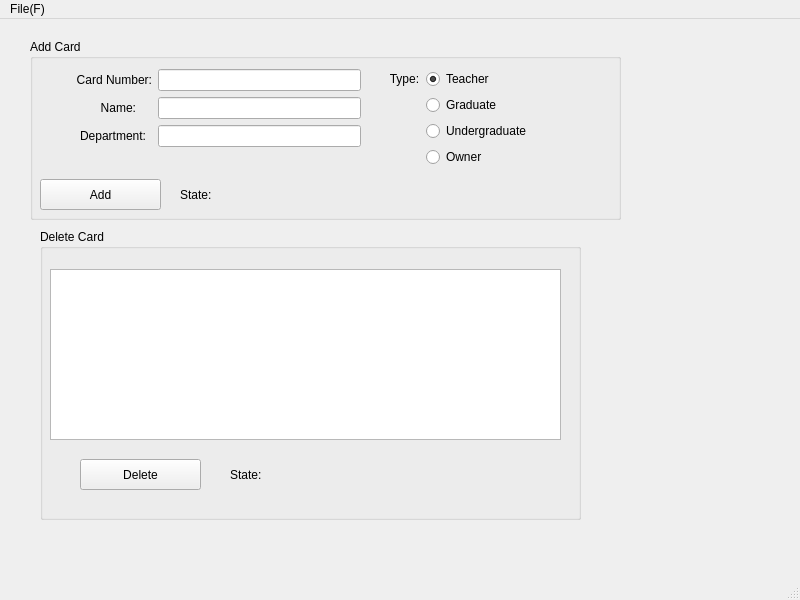
<?xml version="1.0" encoding="UTF-8"?>
<ui version="4.0">
 <class>cardmanage</class>
 <widget class="QMainWindow" name="cardmanage">
  <property name="geometry">
   <rect>
    <x>0</x>
    <y>0</y>
    <width>800</width>
    <height>600</height>
   </rect>
  </property>
  <property name="windowTitle">
   <string>MainWindow</string>
  </property>
  <widget class="QWidget" name="centralwidget">
   <widget class="QGroupBox" name="groupBox_2">
    <property name="geometry">
     <rect>
      <x>30</x>
      <y>20</y>
      <width>591</width>
      <height>181</height>
     </rect>
    </property>
    <property name="title">
     <string>Add Card</string>
    </property>
    <widget class="QWidget" name="formLayoutWidget">
     <property name="geometry">
      <rect>
       <x>10</x>
       <y>30</y>
       <width>321</width>
       <height>101</height>
      </rect>
     </property>
     <layout class="QFormLayout" name="formLayout">
      <property name="fieldGrowthPolicy">
       <enum>QFormLayout::AllNonFixedFieldsGrow</enum>
      </property>
      <item row="1" column="1">
       <widget class="QLineEdit" name="editAname"/>
      </item>
      <item row="2" column="1">
       <widget class="QLineEdit" name="editDept"/>
      </item>
      <item row="0" column="1">
       <widget class="QLineEdit" name="editCno"/>
      </item>
      <item row="1" column="0">
       <widget class="QLabel" name="label_2">
        <property name="text">
         <string>                  Name:</string>
        </property>
        <property name="alignment">
         <set>Qt::AlignRight|Qt::AlignTrailing|Qt::AlignVCenter</set>
        </property>
       </widget>
      </item>
      <item row="2" column="0">
       <widget class="QLabel" name="label_3">
        <property name="text">
         <string>            Department:</string>
        </property>
        <property name="alignment">
         <set>Qt::AlignRight|Qt::AlignTrailing|Qt::AlignVCenter</set>
        </property>
       </widget>
      </item>
      <item row="0" column="0">
       <widget class="QLabel" name="label">
        <property name="text">
         <string>           Card Number:</string>
        </property>
        <property name="alignment">
         <set>Qt::AlignRight|Qt::AlignTrailing|Qt::AlignVCenter</set>
        </property>
       </widget>
      </item>
     </layout>
    </widget>
    <widget class="QPushButton" name="addBtn">
     <property name="geometry">
      <rect>
       <x>10</x>
       <y>140</y>
       <width>121</width>
       <height>31</height>
      </rect>
     </property>
     <property name="text">
      <string>Add</string>
     </property>
    </widget>
    <widget class="QLabel" name="stateLbl">
     <property name="geometry">
      <rect>
       <x>150</x>
       <y>140</y>
       <width>301</width>
       <height>31</height>
      </rect>
     </property>
     <property name="text">
      <string>State:</string>
     </property>
    </widget>
    <zorder>formLayoutWidget</zorder>
    <zorder>addBtn</zorder>
    <zorder>stateLbl</zorder>
    <zorder>editCno</zorder>
    <zorder>editAname</zorder>
   </widget>
   <widget class="QGroupBox" name="groupBox">
    <property name="geometry">
     <rect>
      <x>40</x>
      <y>210</y>
      <width>541</width>
      <height>291</height>
     </rect>
    </property>
    <property name="title">
     <string>Delete Card</string>
    </property>
    <widget class="QTableView" name="tableView">
     <property name="geometry">
      <rect>
       <x>10</x>
       <y>40</y>
       <width>511</width>
       <height>171</height>
      </rect>
     </property>
    </widget>
    <widget class="QPushButton" name="delBtn">
     <property name="geometry">
      <rect>
       <x>40</x>
       <y>230</y>
       <width>121</width>
       <height>31</height>
      </rect>
     </property>
     <property name="text">
      <string>Delete</string>
     </property>
    </widget>
    <widget class="QLabel" name="delMessage">
     <property name="geometry">
      <rect>
       <x>190</x>
       <y>230</y>
       <width>301</width>
       <height>31</height>
      </rect>
     </property>
     <property name="text">
      <string>State:</string>
     </property>
    </widget>
   </widget>
   <widget class="QWidget" name="formLayoutWidget_2">
    <property name="geometry">
     <rect>
      <x>370</x>
      <y>50</y>
      <width>231</width>
      <height>111</height>
     </rect>
    </property>
    <layout class="QFormLayout" name="formLayout_2">
     <item row="0" column="0">
      <widget class="QLabel" name="label_4">
       <property name="text">
        <string>      Type:</string>
       </property>
      </widget>
     </item>
     <item row="0" column="1">
      <widget class="QRadioButton" name="TRdBtn">
       <property name="text">
        <string>Teacher</string>
       </property>
       <property name="checked">
        <bool>true</bool>
       </property>
      </widget>
     </item>
     <item row="1" column="1">
      <widget class="QRadioButton" name="GRdBtn">
       <property name="text">
        <string>Graduate</string>
       </property>
      </widget>
     </item>
     <item row="2" column="1">
      <widget class="QRadioButton" name="URdBtn">
       <property name="text">
        <string>Undergraduate</string>
       </property>
      </widget>
     </item>
     <item row="3" column="1">
      <widget class="QRadioButton" name="ORdBtn">
       <property name="text">
        <string>Owner</string>
       </property>
      </widget>
     </item>
    </layout>
   </widget>
   <zorder>groupBox_2</zorder>
   <zorder>groupBox</zorder>
   <zorder>formLayoutWidget_2</zorder>
   <zorder>label</zorder>
   <zorder>label_3</zorder>
  </widget>
  <widget class="QMenuBar" name="menubar">
   <property name="geometry">
    <rect>
     <x>0</x>
     <y>0</y>
     <width>800</width>
     <height>23</height>
    </rect>
   </property>
   <widget class="QMenu" name="menuFile_F">
    <property name="title">
     <string>File(F)</string>
    </property>
   </widget>
   <addaction name="menuFile_F"/>
  </widget>
  <widget class="QStatusBar" name="statusbar"/>
 </widget>
 <resources/>
 <connections/>
</ui>
